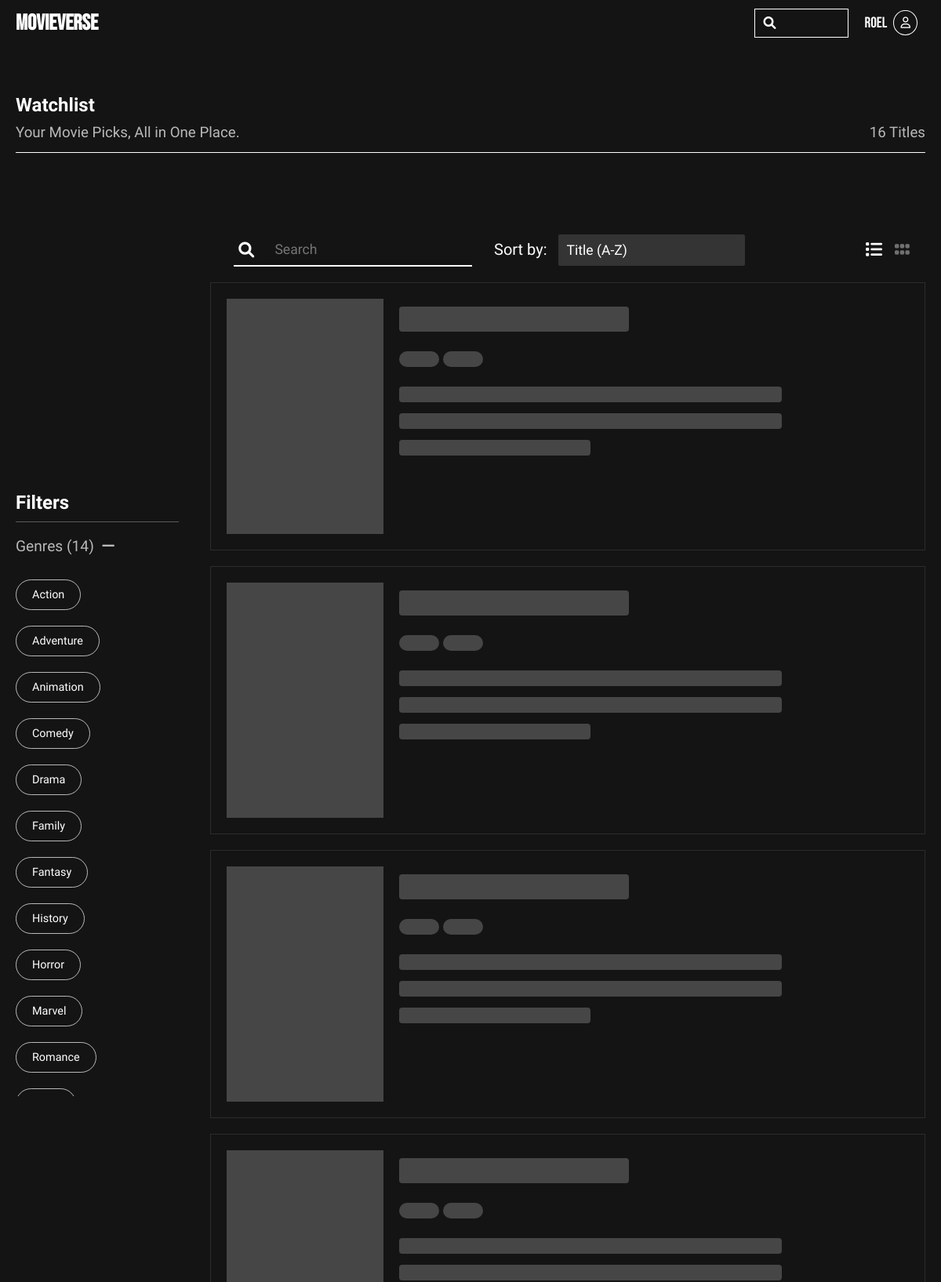
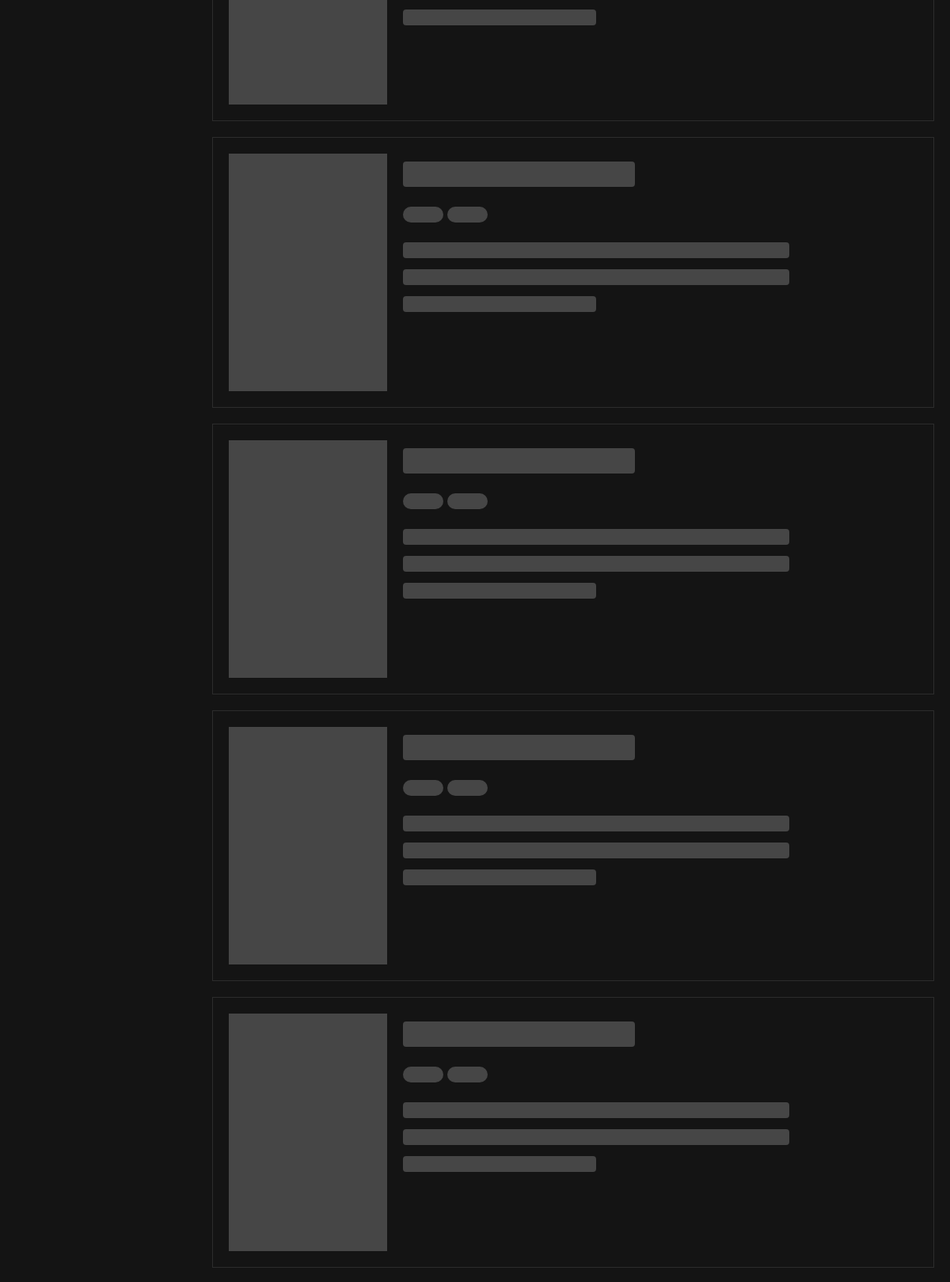
/users/watchlist/ (signed in, upper part), run on the app's committed database (2 pictures, top to bottom).
### movies/models.py (models this page shows, shortened)
class User(AbstractUser):
    groups = models.ManyToManyField(
        Group,
        related_name='custom_user_set',
        blank=True,
    )
    user_permissions = models.ManyToManyField(
        Permission,
        related_name='custom_user_set',
        blank=True,
    )

class Genre(models.Model):
    name = models.CharField(max_length=24)
    def __str__(self):
        return self.name

class Movie(models.Model):
    title = models.CharField(max_length=255)
    overview = models.TextField(default="No overview yet")
    poster_path = models.ImageField(upload_to="media")
    backdrop_path = models.ImageField(upload_to="media")
    release_date = models.DateField()
    genres = models.ManyToManyField('Genre', blank=True, related_name="movies")
    actors = models.ManyToManyField('Actor', blank=True, related_name="movies")
    hours = models.PositiveIntegerField(default=0)
    minutes = models.PositiveIntegerField(default=0)
    def runtime(self):
        return f"{self.hours}h {self.minutes}m"
    def avg_rating(self):
        avg_rating = self.reviews.aggregate(average=Avg('rating'))['average']
        return avg_rating or 0

### users/views.py (the view)
# urls.py: path("watchlist/", views.MyWatchlistView.as_view(), name='watchlist'),
class MyWatchlistView(View):
    model = Watchlist
    template_name = 'users/watchlist.html'
    def get(self, request, *args, **kwargs):
        user = request.user
        watchlist = Watchlist.objects.get(user=user)
        watchlist_movies = watchlist.movies.all().order_by('title')
        view_mode = request.GET.get('view', 'list')
        search_form = SearchForm(request.GET or None)
        if search_form.is_valid():
            query = search_form.cleaned_data.get('query')
            watchlist_movies = watchlist_movies.filter(title__icontains=query)
        genres_with_movies = get_available_genres(watchlist_movies)
        award_categories_with_winners = available_award_categories(watchlist_movies)
        actors_with_movies = available_actors(watchlist_movies)
        sort_form = MovieSortForm(request.GET or None)
        if sort_form.is_valid():
            sort_by = sort_form.cleaned_data.get('sort_by')
            watchlist_movies = sort(watchlist_movies, sort_by)
        selected_genres = request.GET.getlist('genre')
        selected_award_categories = request.GET.getlist('award_category')
        selected_actors = request.GET.getlist('actor')
        filters = Q()
        if selected_genres:
            genre_q = Q()
            for genre_name in selected_genres:
                genre_q |= Q(genres__name=genre_name)
            filters |= genre_q
        if selected_award_categories:
            award_q = Q()
            for award_category in selected_award_categories:
                award_q |= Q(awards__category=award_category, awards__winner=True)
            filters |= award_q
        if selected_actors:
            actor_q = Q()
            for actor in selected_actors:
                actor_q |= Q(actors__name=actor)
            filters |= actor_q
        if filters:
            watchlist_movies = watchlist_movies.filter(filters).distinct()
        award_categories = Award.objects.filter(winner=True).values_list('category', flat=True).distinct()
        show_layout_buttons = True
        context = {
            'watchlist_movies': watchlist_movies,
            'search_form': search_form,
            'sort_form': sort_form,
            'available_genres': genres_with_movies,
            'award_categories_with_winners': award_categories_with_winners,
            'selected_genres': selected_genres,
            'award_categories': award_categories,
            'selected_award_categories': selected_award_categories,
            'actors_with_movies': actors_with_movies,
            'selected_actors': selected_actors,
            'upcoming': request.GET.get('upcoming', 'off'),
            'view_mode': view_mode,
            'show_layout_buttons': show_layout_buttons
        }
        return render(request, self.template_name, context)

### movies/forms.py
class SearchForm(forms.Form):
    query = forms.CharField(
        label="Search",
        max_length=50,
        required=False,
        widget=forms.TextInput(attrs={
            'placeholder': 'Search'
        })
    )

class MovieSortForm(forms.Form):
    SORT_CHOICES = [
        ('title_asc', 'Title (A-Z)'),
        ('title_desc', 'Title (Z-A)'),
        ('rating_asc', 'Rating (Lowest First)'),
        ('rating_desc', 'Rating (Highest First)'),
        ('release_date_asc', 'Release Date (Oldest First)'),
        ('release_date_desc', 'Release Date (Newest First)'),
        ('popularity', 'Popularity'),
        ('runtime_asc', 'Runtime (Shortest First)'),
        ('runtime_desc', 'Runtime (Longest First)'),
    ]
    sort_by = forms.ChoiceField(choices=SORT_CHOICES, required=False, label="Sort by")

### movies/models.py (called while the page is built)
    def __str__(self):
        return self.name

    def __str__(self):
        return self.name

### movies/utils.py (called while the page is built)
def get_available_genres(queryset):
    genres_with_movies = defaultdict(list)
    for movie in queryset:
        for genre in movie.genres.all():
            genres_with_movies[genre.name].append(movie)
    genres_with_movies = dict(sorted(genres_with_movies.items()))
    return genres_with_movies

def available_award_categories(queryset):
    categories_with_movies = defaultdict(list)
    award_categories_with_winners = Award.objects.filter(movie__in=queryset, winner=True).values_list('category', flat=True).distinct()
    for movie in queryset:
        for award in movie.awards.filter(category__in=award_categories_with_winners):
            categories_with_movies[award.category].append(movie)
    categories_with_movies = sorted(dict(categories_with_movies))
    return categories_with_movies

def available_actors(queryset):
    actors_in_queryset = defaultdict(list)
    for movie in queryset:
        for actor in movie.actors.all():
            actors_in_queryset[actor].append(movie)
    actors_in_queryset = dict(sorted(actors_in_queryset.items(), key=lambda x: x[0].name))
    return actors_in_queryset

### users/templates/users/watchlist.html (shortened to what this page needs)
{% extends 'movies/layout.html' %}
{% block body %}
<section class="watchlist-section">
    <div class="header">
        <div>
            <h1>Watchlist</h1>
            <h3>Your Movie Picks, All in One Place.</h3>
        </div>
        <div>
            <h3>{{ watchlist_movies.count }} Titles</h3>
        </div>
    </div>
    <div class="watchlist-container">
        {% include 'users/filter-sidebar.html' %}
        <div class="content">
            {% include 'users/form-wrapper.html' %}
            <ol>
                {% for movie in watchlist_movies %}
                    {% if view_mode == 'grid' %}
                        <li class="skeleton">
                            {% include 'movies/card.html' %}
                        </li>
                    {% else %}
                        {% include 'movies/movie-list-item.html' %}
                    {% endif %}
                {% endfor %}
            </ol>
        </div>
    </div>
</section>
{% endblock %}

### movies/templates/movies/navbar.html (shortened to what this page needs)
<nav>
    <a href="{% url 'index' %}" class="logo">MovieVerse</a>
    <div class="nav-controls">
        <div class="nav-searchbar">
            <form method="GET" action="{% url 'search_results' %}">
                <i class="fa-solid fa-magnifying-glass" id="search-icon"></i>
                <input type="text" name="query" autocomplete="off" value="{{ search_form.query.value|default:'' }}">
            </form>
        </div>
        <ul>
            {% if user.is_authenticated %}
                <li class="profile-menu">
                    <div class="profile-icon">
                        <span>{{ user.username }}</span>
                        <i class="fa-regular fa-user"></i>
                    </div>
                </li>
            {% else %}
                <li class="nav-item"><a href="{% url 'login' %}">Sign In</a></li>
            {% endif %}
        </ul>
    </div>
</nav>

### users/templates/users/filter-sidebar.html (shortened to what this page needs)
<div class="filter-sidebar">
    <h1 class="filter-count">Filters</h1>
    <form class="filter-form" method="get" action="">
        <h3>Genres ({{ available_genres|length }})<i class="fa-solid fa-minus"></i></h3>
        <ul class="filter-button-list">
            {% for genre in available_genres.keys %}
                <li class="filter-button">
                    <label for="genre-{{ genre }}">{{ genre }}</label>
                </li>
            {% endfor %}
        </ul>
    </form>
</div>

### movies/templates/movies/movie-list-item.html (shortened to what this page needs)
<li class="movie-list-item skeleton">
    <div class="card">
        <div class="image">
        </div>
    </div>
    <div class="movie-list-item-details">
        <div class="title">
            <div class="title-placeholder"></div>
        </div>
        <div class="tags">
            <div class="tag-placeholder"></div>
            <div class="tag-placeholder"></div>
        </div>
        <div class="overview-placeholder">
            <div class="line-placeholder"></div>
            <div class="line-placeholder"></div>
            <div class="line-placeholder last"></div>
        </div>
    </div>
</li>

### movies/static/movies/css/styles.css (style rules this page uses)
:root { font-family: "Electrolize", sans-serif; background-color: rgb(20, 20, 20); --award-yellow: rgb(217, 255, 0); }
* { padding: 0; margin: 0; box-sizing: border-box; color: white; }
html { font-size: 16px; }
body { height: 100%; width: 100%; background-color: var(--primary-color); }
nav a { text-decoration: none; }
.content { flex: 4; }
.content { padding-top: 5%; }

### movies/static/movies/css/index.css (style rules this page uses)
:root { font-family: "Electrolize", sans-serif; background-color: rgb(20, 20, 20); --low-red: rgb(255, 25, 25); --award-yellow: rgb(217, 255, 0); --high-green: #1BF251; }
.skeleton .image { background-color: rgb(70, 70, 70); width: 100%; height: auto; animation: skeleton-loading 3s infinite linear; }
.skeleton .title-placeholder { background-color: rgb(70, 70, 70); width: 90%; height: 20px; border-radius: 4px; margin: 10px 0px; display: inline-block; animation: skeleton-loading 3s infinite linear; }
.skeleton .tag-placeholder { display: inline-block; background-color: rgb(70, 70, 70); width: 4em; height: 1.25rem; margin-top: -5px; animation: skeleton-loading 3s infinite linear; }
.card { position: relative; }
.card .image { aspect-ratio: 2 / 3; overflow: hidden; }
.tags { display: flex; flex-wrap: wrap; align-items: center; gap: 5px; margin-top: 10px; }
.tags > * { font-size: 0.8rem; font-weight: 700; padding: 5px 15px; border-radius: 30px; color: black; }
.tag-placeholder { display: none; }

### movies/static/movies/css/navbar.css (style rules this page uses)
nav { font-family: "Bebas Neue", sans-serif; position: fixed; display: flex; justify-content: space-between; align-items: center; padding: 8px 20px; width: 100%; z-index: 998; text-shadow: 0px 2px 2px rgba(20, 20, 20, .7); }
nav .logo { font-weight: 700; font-size: 28px; color: white; text-decoration: none; }
.nav-controls { display: flex; align-items: center; gap: 10px; }
.nav-controls ul:not(.dropdown-list) { display: flex; align-items: center; list-style-type: none; }
.nav-searchbar { width: 10vw; transition: 0.15s ease-in-out; border: solid 1px white; position: relative; }
.nav-searchbar input { width: 100%; padding: 10px; background-color: transparent; border: none; outline: none; margin-left: 5%; }
.nav-searchbar #search-icon { position: absolute; top: 50%; left: 10px; transform: translate(0%, -50%); }
.nav-searchbar input::placeholder { color: white; }
.profile-menu { position: relative; cursor: pointer; transition: 0.3s; padding: 5px 10px; }
.profile-icon { display: flex; align-items: center; color: white; gap: 8px; }
.profile-icon span { font-size: 1.2rem; }
.profile-icon i { font-size: 0.9rem; border-radius: 50%; background-color: transparent; border: solid 1px white; padding: 8px; }

### data on the page
User: username "roel"
Genre: keys "Action"
Genre: keys "Adventure"
Genre: keys "Animation"
Genre: keys "Comedy"
Genre: keys "Drama"
Genre: keys "Family"
Genre: keys "Fantasy"
Genre: keys "History"
Genre: keys "Horror"
Genre: keys "Marvel"
Genre: keys "Romance"

### other printed values
{{ watchlist_movies.count }} "16"
{{ available_genres|length }} "14"
